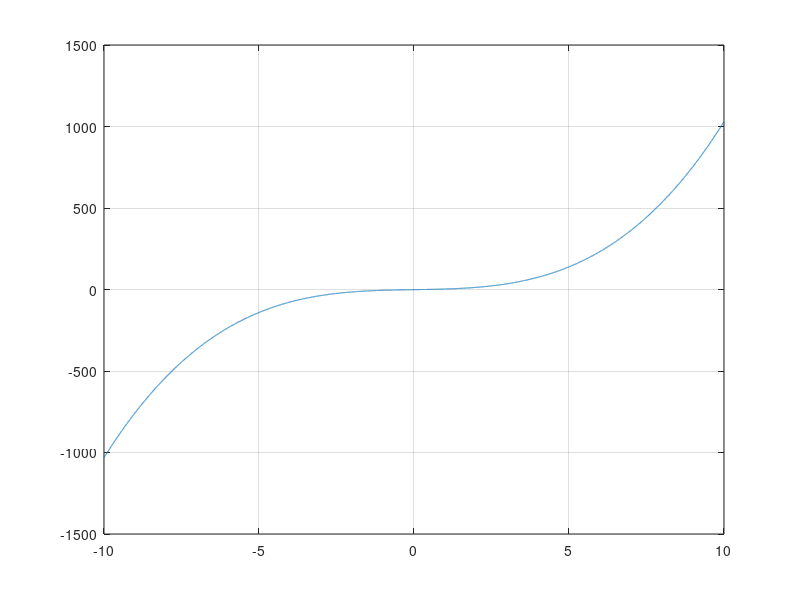

This chart was generated by the following MATLAB code: (Note: this script raises an error after producing the figure.)
eps = 0.0001;

F = @(x)(x.^3 + 3 * x - 1);
F2 = @(x)(1-x.^3)./3;

dF = @(x) ( 1*x.^2 + 3);
x = (-10:0.001:10);

plot(x, F(x));
grid on;

a = 0;
b = 1;


result1 = bisection(F, a, b, eps);
result2 = newton(F, dF, a, eps);
result3 = simpleIteration(F2, result1, eps);


function x0 = bisection(F, a, b, eps)
    while abs(a - b) > eps
       x0 = (a + b) / 2; 
       if ((F(x0) * F(a)) < 0) 
           b = x0; 
       else
           a = x0;
       end
    end
end



function x = newton(f,df,x0,eps)

x = x0; % initialize
err = 1;
    while err > eps
        x_prev = x;
        x = x_prev - f(x_prev)./df(x_prev);
        err = abs(x-x_prev);
    end
end



function x = simpleIteration(f,x0,eps)
    x = x0;
    err = eps+1;
    while err > eps
        x_prev = f(x);
        x = x_prev;
        err = abs(x-x_prev);
    end
end


